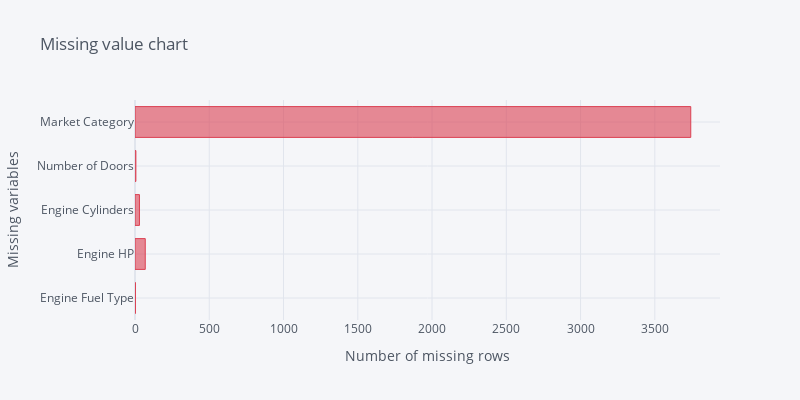

Notebook cell for this chart:
### Markdown cell above
## Data cleaning

### Code cell
def check_data(data):
    """a function to examine data for cleaning"""
    print(data.info())
       
    #    duplicate value   
    duplicate = data.duplicated().sum()
    if  duplicate == 0:
        print(f'There are NO ({duplicate}) duplicate rows in the dataframe')
    else:
        print(f'There are {duplicate} duplicate rows in the dataframe \n')
        
    #    missing value
        nan_data = pd.DataFrame(data.isna().sum().to_frame().reset_index().rename({'index': 'variable', 0: 'missing_values'}, axis = 1))
        
        nan_df = nan_data[nan_data['missing_values'] >= 1]
        if nan_df['missing_values'].sum() >= 1:
            nan_df.iplot(kind='barh', 
                         x = 'variable', 
                         colors=["red"],
                         bargap=0.3, 
                         dimensions=(800, 400),
                         xTitle="Number of missing rows", 
                         yTitle="Missing variables", 
                         title="Missing value chart")
        else:
            print('No missing value.')
   
check_data(car_data)

### Figure 1 — Plotly figure (JSON) as saved in the notebook; plotly's stock layout.template omitted (floating-point values rounded to 4 significant figures)
{"data": [{"marker": {"color": "rgba(219, 64, 82, 0.6)", "line": {"color": "rgba(219, 64, 82, 1.0)", "width": 1}}, "name": "missing_values", "orientation": "h", "text": "", "type": "bar", "x": [3, 69, 30, 6, 3742], "y": ["Engine Fuel Type", "Engine HP", "Engine Cylinders", "Number of Doors", "Market Category"]}], "layout": {"bargap": 0.3, "height": 400, "legend": {"bgcolor": "#F5F6F9", "font": {"color": "#4D5663"}}, "paper_bgcolor": "#F5F6F9", "plot_bgcolor": "#F5F6F9", "title": {"font": {"color": "#4D5663"}, "text": "Missing value chart"}, "width": 800, "xaxis": {"gridcolor": "#E1E5ED", "showgrid": true, "tickfont": {"color": "#4D5663"}, "title": {"font": {"color": "#4D5663"}, "text": "Number of missing rows"}, "zerolinecolor": "#E1E5ED"}, "yaxis": {"gridcolor": "#E1E5ED", "showgrid": true, "tickfont": {"color": "#4D5663"}, "title": {"font": {"color": "#4D5663"}, "text": "Missing variables"}, "zerolinecolor": "#E1E5ED"}}}
